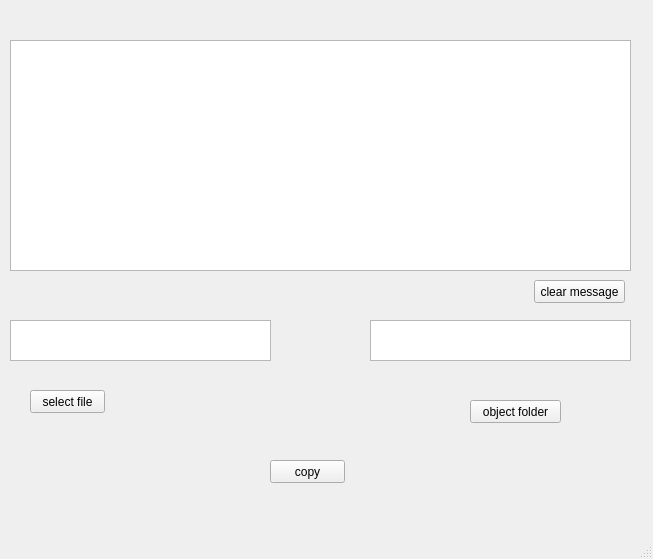
<?xml version="1.0" encoding="UTF-8"?>
<ui version="4.0">
 <class>Client</class>
 <widget class="QMainWindow" name="Client">
  <property name="geometry">
   <rect>
    <x>0</x>
    <y>0</y>
    <width>653</width>
    <height>559</height>
   </rect>
  </property>
  <property name="windowTitle">
   <string>MainWindow</string>
  </property>
  <widget class="QWidget" name="centralwidget">
   <widget class="QPushButton" name="selectFile">
    <property name="geometry">
     <rect>
      <x>30</x>
      <y>390</y>
      <width>75</width>
      <height>23</height>
     </rect>
    </property>
    <property name="text">
     <string>select file</string>
    </property>
   </widget>
   <widget class="QTextBrowser" name="message">
    <property name="geometry">
     <rect>
      <x>10</x>
      <y>40</y>
      <width>621</width>
      <height>231</height>
     </rect>
    </property>
   </widget>
   <widget class="QTextBrowser" name="sourcefilepathdisplay">
    <property name="geometry">
     <rect>
      <x>10</x>
      <y>320</y>
      <width>261</width>
      <height>41</height>
     </rect>
    </property>
   </widget>
   <widget class="QTextBrowser" name="objectfilepathdisplay">
    <property name="geometry">
     <rect>
      <x>370</x>
      <y>320</y>
      <width>261</width>
      <height>41</height>
     </rect>
    </property>
   </widget>
   <widget class="QPushButton" name="objectfolder">
    <property name="geometry">
     <rect>
      <x>470</x>
      <y>400</y>
      <width>91</width>
      <height>23</height>
     </rect>
    </property>
    <property name="text">
     <string>object folder</string>
    </property>
   </widget>
   <widget class="QPushButton" name="copybutton">
    <property name="geometry">
     <rect>
      <x>270</x>
      <y>460</y>
      <width>75</width>
      <height>23</height>
     </rect>
    </property>
    <property name="text">
     <string>copy</string>
    </property>
   </widget>
   <widget class="QPushButton" name="clearmessage">
    <property name="geometry">
     <rect>
      <x>534</x>
      <y>280</y>
      <width>91</width>
      <height>23</height>
     </rect>
    </property>
    <property name="text">
     <string>clear message</string>
    </property>
   </widget>
  </widget>
  <widget class="QMenuBar" name="menubar">
   <property name="geometry">
    <rect>
     <x>0</x>
     <y>0</y>
     <width>653</width>
     <height>23</height>
    </rect>
   </property>
  </widget>
  <widget class="QStatusBar" name="statusbar"/>
 </widget>
 <resources/>
 <connections/>
</ui>
